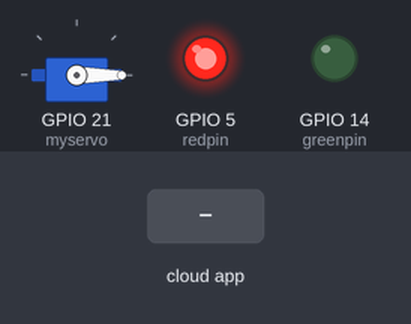
A sketch run on a simulated ESP32. On the bench: servo, output pins drawn as LEDs (lit = HIGH). Inputs (shaded band) come from the test bench. WiFi joins after 1.5 s; servers stay silent unless stated; the Firebase database answers and starts empty; what the sketch prints to the serial monitor is not drawn.

Above: at 3.8 s.
3.9 s: the phone or cloud app sets LED_STATUS to OFF
At 4.6 s:
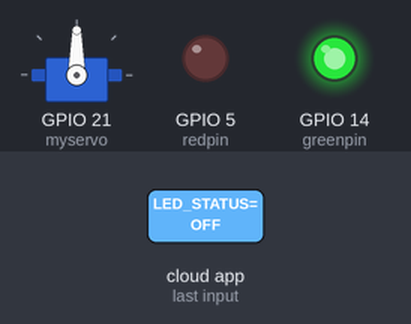
5.4 s: the phone or cloud app sets LED_STATUS to ON
At 7.6 s:
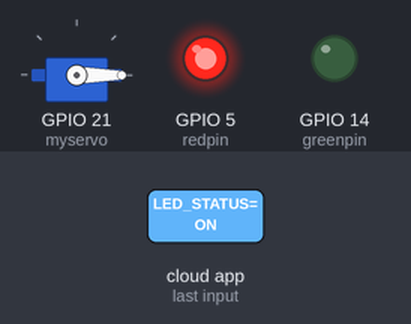
Timing chart, 0 to 9.1 s (numbered marks = the images above; inputs shaded):
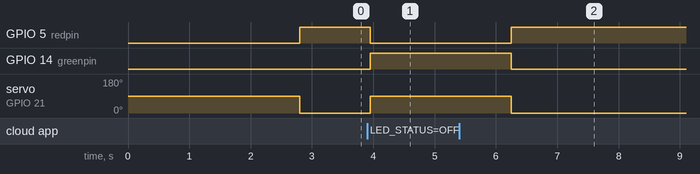

The sketch:

servolink.ino
```cpp
#include <WiFi.h>                                 // esp32 library
#include <FirebaseESP32.h>                        // firebase library
#include <ESP32Servo.h>

Servo myservo;

#define FIREBASE_HOST "esp32-led-2b2t.firebaseio.com"  // the project name address from firebase id
#define FIREBASE_AUTH "yHBxDN26bAw9GQp1DmM1PnbLAjAlBr4wKVyTWQa9"                          // the secret key generated from firebase
#define WIFI_SSID "RIVERSIDE"                                // input your home or public wifi name
#define WIFI_PASSWORD "harbor1397cheer"                            // password of wifi ssid

String fireString = "";                                          // led status received from firebase
int redpin = 5;
int greenpin = 14;
int servopos = 0;

//Define FirebaseESP32 data object
FirebaseData firebaseData;

void setup() {
  Serial.begin(9600);
  delay(1000);
  myservo.attach(21);
  pinMode(redpin, OUTPUT);
  pinMode(greenpin, OUTPUT);
  WiFi.begin(WIFI_SSID, WIFI_PASSWORD);                          // try to connect with wifi

  Serial.print("Connecting to ");
  Serial.print(WIFI_SSID);
  while (WiFi.status() != WL_CONNECTED) {
    Serial.print(".");
    delay(500);
  }

  Serial.println();
  Serial.print("Connected to ");
  Serial.println(WIFI_SSID);
  Serial.print("IP Address is : ");
  Serial.println(WiFi.localIP());                                // print local IP address
  Firebase.begin(FIREBASE_HOST, FIREBASE_AUTH);                  // connect to firebase
  Firebase.reconnectWiFi(true);
  Firebase.set(firebaseData, "/LED_STATUS", "ON");              // set initial string of "OFF"
}

void loop() {

  Firebase.get(firebaseData, "/LED_STATUS");                     // get led status input from firebase
  fireString = firebaseData.stringData();                        // change to e.g. intData() or boolData()
  Serial.println(fireString);

  if (fireString == "ON") {                    // compare the input of led status received from firebase
    Serial.println("Led Turned ON");
    digitalWrite(redpin, HIGH);                // make output led ON
    digitalWrite(greenpin, LOW);
    myservo.write(0);
  }

  else if (fireString == "OFF") {              // compare the input of led status received from firebase
    Serial.println("Led Turned OFF");
    digitalWrite(redpin, LOW);                 // make output led OFF
    digitalWrite(greenpin, HIGH);
    myservo.write(90);
  }

  else {
    Serial.println("Please send ON/OFF");
  }

  delay(1000);                                 // not strictly necessary
}
```

Measured:
- after the input at 3.9 s, GPIO 5 (redpin): HIGH → LOW after 0.05 s; GPIO 14 (greenpin): LOW → HIGH after 0.05 s; servo on GPIO 21 (myservo): 0° → 90° after 0.05 s
- after the input at 5.4 s, GPIO 5 (redpin): LOW → HIGH after 0.85 s; GPIO 14 (greenpin): HIGH → LOW after 0.85 s; servo on GPIO 21 (myservo): 90° → 0° after 0.85 s
